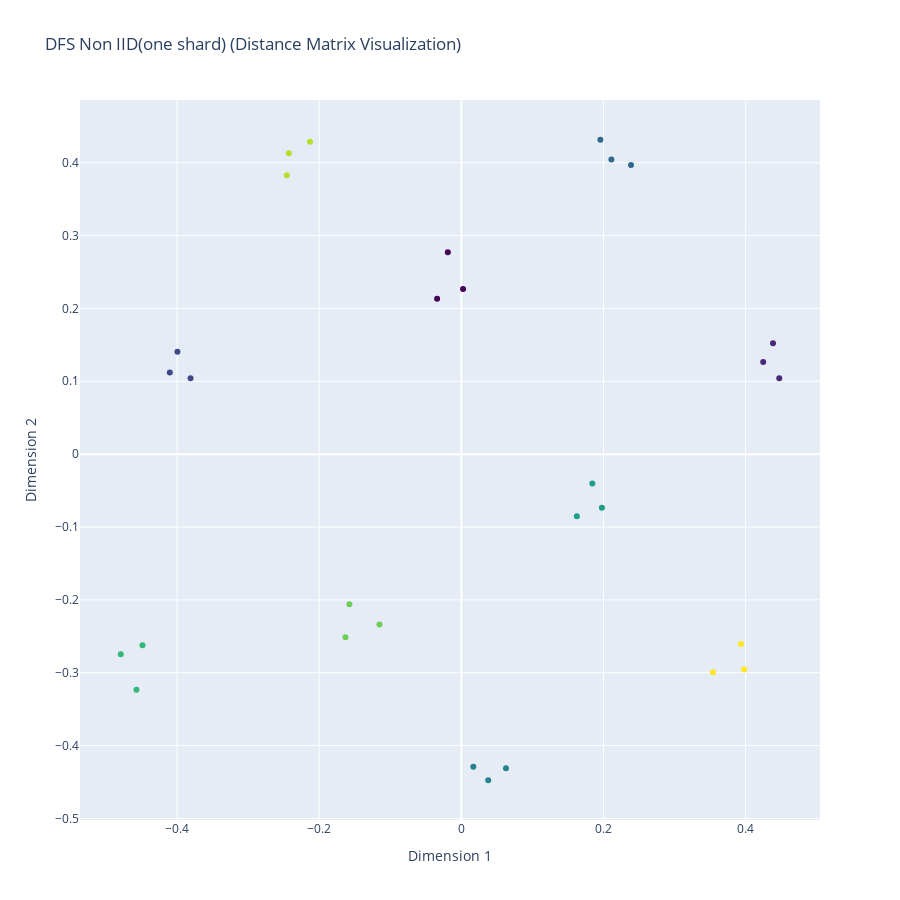
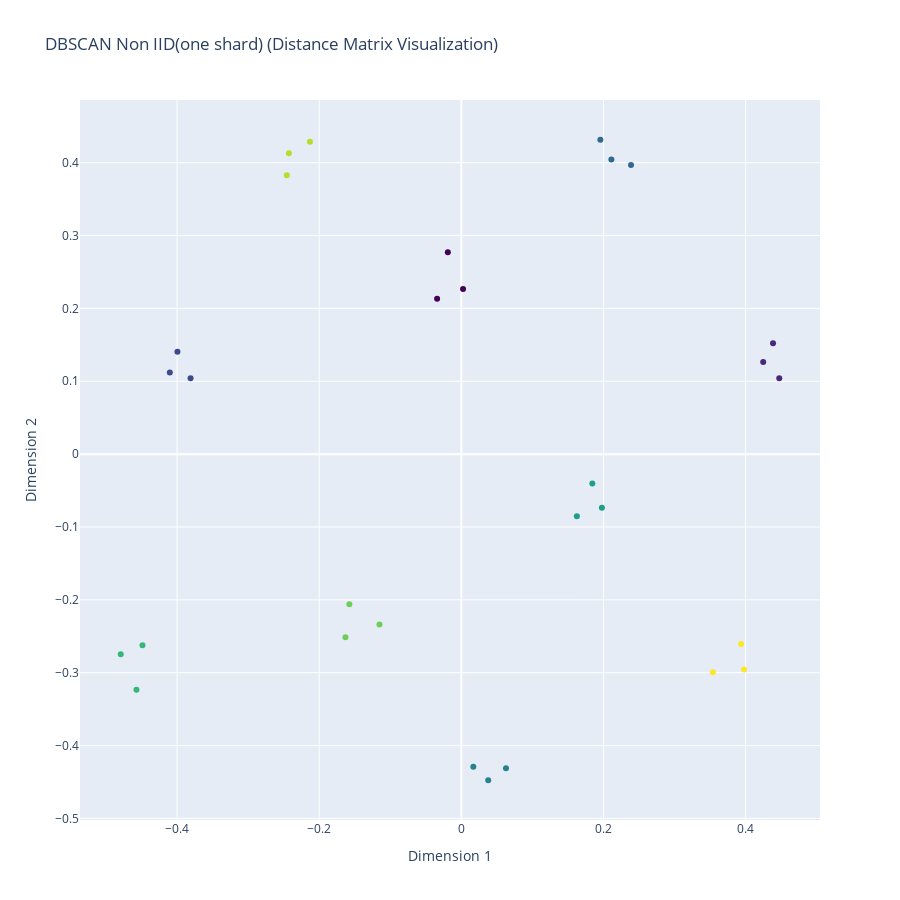

Notebook source saved alongside these figures, in order:
### Code cell
# num_vectors = len(local_weights)
# label_noise = np.full(num_vectors, -1)
# dist_matrix = np.zeros((num_vectors, num_vectors))
# for i in range(num_vectors):
#     for j in range(i + 1, num_vectors):
#         total_dist = 0
#         for (k,i_v),j_v in zip(local_weights[i].items(),local_weights[j].values()):
#             lw = 0.8 if 'conv' in k else 0.2
#             ww = 0.4 if 'weight' in k else 0.1
#             total_dist += torch.norm(i_v - j_v)*ww*lw
#         dist_matrix[i, j] = total_dist.to('cpu').numpy()
#         dist_matrix[j, i] = dist_matrix[i, j]
clients_weights = local_weights
w_ls = []
ndata = sum(clients_ndata)
num_vectors = len(clients_weights)
dist_matrix = np.zeros((num_vectors, num_vectors))
for i, client_ndata in enumerate(clients_ndata):
    # if args.w == 1:
    #     w_flat = torch.cat([l.view(-1) for l in client_weights.values()]) * (client_ndata / ndata)
    # else:
    #     w_flat = torch.cat([l.view(-1) for l in client_weights.values()])
    # w_ls.append(w_flat)
    for j in range(i + 1, num_vectors):
        total_dist = 0
        for (k,i_v),j_v in zip(clients_weights[i].items(),clients_weights[j].values()):
        # for k,i_v,j_v in zip(client_weights[i].keys(),client_weights[i].values(),client_weights[j].values()):
            lw = 0.8 if 'conv' in k else 0.2
            ww = 0.8 if 'weight' in k else 0.2
            total_dist += torch.norm(i_v - j_v)*ww*lw
        dist_matrix[i, j] = total_dist.to('cpu').numpy()
        dist_matrix[j, i] = dist_matrix[i, j]
# X = torch.stack(w_ls).to('cpu')
dc = round(np.percentile(dist_matrix[np.triu_indices(num_vectors, k=1)],dc_per),4)
# print(f'dc: {dc}')
adj_matrix = np.zeros_like(dist_matrix)
for i in range(num_vectors):
    # 找到距離最近的10個點
    closest_indices = np.intersect1d(dist_matrix[i].argsort()[1:11],np.where(dist_matrix[i] <= dc)[0])
    # closest_indices = org_dist[i].argsort()[1:4]
    adj_matrix[i, closest_indices] = 1

visited = set()
clusters = []
for i in range(adj_matrix.shape[0]):
    if i not in visited:
        cluster = dfs(i, visited, adj_matrix)
        clusters.append(cluster)
# 篩選雜訊
valid_clusters = []
noise = []
for cluster in clusters:
    if len(cluster) >= 3:
        valid_clusters.append(cluster)
    else:
        noise.extend(cluster)
for cluster_idx, cluster in enumerate(valid_clusters):
    for p_idx in cluster:
        label_noise[p_idx] = cluster_idx
# valid_clusters = [cluster for cluster in clusters if len(cluster) >= 3]
# noise = [cluster for cluster in clusters if len(cluster) < 3]
# dbscan
min_samples = max(int(num_vectors/10),1)
dbscan = DBSCAN(eps=dc, min_samples=min_samples, metric='precomputed')
labels = dbscan.fit_predict(dist_matrix)
dbscan_cluster, dbscan_noise = label_to_set(labels)

label_to_user = user_label_reverse(user_label)
print(f'label to users:{label_to_user}\n')
print("Valid Clusters:", valid_clusters)
print("Noise:", noise)
plot_2d_noise(dist_matrix,label_noise,f'DFS {topic}')
print(f'DBSCAN Clusters: {dbscan_cluster}')
print(f'DBSCAN Noise: {dbscan_noise}')
plot_2d_noise(dist_matrix,labels,f'DBSCAN {topic}')
# if args.w == 1:
#     centers = torch.stack([X[labels == k].sum(dim=0) for k in range(max(labels))])
# else:
#     centers = torch.stack([X[labels == k].mean(dim=0) for k in range(max(labels))])

### Figure 1 — Plotly figure (JSON) as saved in the notebook; plotly's stock layout.template omitted (floating-point values rounded to 4 significant figures)
{"data": [{"marker": {"color": [0, 1, 2, 3, 4, 5, 1, 0, 2, 5, 6, 5, 7, 8, 7, 3, 2, 8, 4, 9, 7, 8, 6, 0, 9, 1, 9, 3, 6, 4], "colorscale": [[0, "#440154"], [0.1111, "#482878"], [0.2222, "#3e4989"], [0.3333, "#31688e"], [0.4444, "#26828e"], [0.5556, "#1f9e89"], [0.6667, "#35b779"], [0.7778, "#6ece58"], [0.8889, "#b5de2b"], [1, "#fde725"]], "showscale": false}, "mode": "markers", "name": "Clusters", "text": ["user:0<br>cluster:0", "user:1<br>cluster:1", "user:2<br>cluster:2", "user:3<br>cluster:3", "user:4<br>cluster:4", "user:5<br>cluster:5", "user:6<br>cluster:1", "user:7<br>cluster:0", "user:8<br>cluster:2", "user:9<br>cluster:5", "user:10<br>cluster:6", "user:11<br>cluster:5", "user:12<br>cluster:7", "user:13<br>cluster:8", "user:14<br>cluster:7", "user:15<br>cluster:3", "user:16<br>cluster:2", "user:17<br>cluster:8", "user:18<br>cluster:4", "user:19<br>cluster:9", "user:20<br>cluster:7", "user:21<br>cluster:8", "user:22<br>cluster:6", "user:23<br>cluster:0", "user:24<br>cluster:9", "user:25<br>cluster:1", "user:26<br>cluster:9", "user:27<br>cluster:3", "user:28<br>cluster:6", "user:29<br>cluster:4"], "textposition": "top center", "type": "scatter", "x": [-0.01902, 0.4473, -0.381, 0.1956, 0.01687, 0.1843, 0.4247, -0.03411, -0.4102, 0.1978, -0.4572, 0.1625, -0.1575, -0.2456, -0.1152, 0.2387, -0.3995, -0.213, 0.06279, 0.3978, -0.1631, -0.2427, -0.4487, 0.002398, 0.3541, 0.4386, 0.3936, 0.2111, -0.4793, 0.0378], "y": [0.2772, 0.1043, 0.1043, 0.4315, -0.4292, -0.04041, 0.1265, 0.2134, 0.1122, -0.07364, -0.3234, -0.08521, -0.2061, 0.3827, -0.2338, 0.3968, 0.1405, 0.4286, -0.4311, -0.2954, -0.2512, 0.4128, -0.2622, 0.2265, -0.2993, 0.1523, -0.2607, 0.4044, -0.2748, -0.4476]}, {"marker": {"color": "grey", "opacity": 0.5}, "mode": "markers", "name": "noise", "text": [], "textposition": "top center", "type": "scatter", "x": [], "y": []}], "layout": {"height": 900, "legend": {"x": 0.8, "y": 1.1}, "title": {"text": "DFS Non IID(one shard) (Distance Matrix Visualization)"}, "width": 900, "xaxis": {"title": {"text": "Dimension 1"}}, "yaxis": {"title": {"text": "Dimension 2"}}}}

### Figure 2 — Plotly figure (JSON) as saved in the notebook; plotly's stock layout.template omitted (floating-point values rounded to 4 significant figures)
{"data": [{"marker": {"color": [0, 1, 2, 3, 4, 5, 1, 0, 2, 5, 6, 5, 7, 8, 7, 3, 2, 8, 4, 9, 7, 8, 6, 0, 9, 1, 9, 3, 6, 4], "colorscale": [[0, "#440154"], [0.1111, "#482878"], [0.2222, "#3e4989"], [0.3333, "#31688e"], [0.4444, "#26828e"], [0.5556, "#1f9e89"], [0.6667, "#35b779"], [0.7778, "#6ece58"], [0.8889, "#b5de2b"], [1, "#fde725"]], "showscale": false}, "mode": "markers", "name": "Clusters", "text": ["user:0<br>cluster:0", "user:1<br>cluster:1", "user:2<br>cluster:2", "user:3<br>cluster:3", "user:4<br>cluster:4", "user:5<br>cluster:5", "user:6<br>cluster:1", "user:7<br>cluster:0", "user:8<br>cluster:2", "user:9<br>cluster:5", "user:10<br>cluster:6", "user:11<br>cluster:5", "user:12<br>cluster:7", "user:13<br>cluster:8", "user:14<br>cluster:7", "user:15<br>cluster:3", "user:16<br>cluster:2", "user:17<br>cluster:8", "user:18<br>cluster:4", "user:19<br>cluster:9", "user:20<br>cluster:7", "user:21<br>cluster:8", "user:22<br>cluster:6", "user:23<br>cluster:0", "user:24<br>cluster:9", "user:25<br>cluster:1", "user:26<br>cluster:9", "user:27<br>cluster:3", "user:28<br>cluster:6", "user:29<br>cluster:4"], "textposition": "top center", "type": "scatter", "x": [-0.01902, 0.4473, -0.381, 0.1956, 0.01687, 0.1843, 0.4247, -0.03411, -0.4102, 0.1978, -0.4572, 0.1625, -0.1575, -0.2456, -0.1152, 0.2387, -0.3995, -0.213, 0.06279, 0.3978, -0.1631, -0.2427, -0.4487, 0.002398, 0.3541, 0.4386, 0.3936, 0.2111, -0.4793, 0.0378], "y": [0.2772, 0.1043, 0.1043, 0.4315, -0.4292, -0.04041, 0.1265, 0.2134, 0.1122, -0.07364, -0.3234, -0.08521, -0.2061, 0.3827, -0.2338, 0.3968, 0.1405, 0.4286, -0.4311, -0.2954, -0.2512, 0.4128, -0.2622, 0.2265, -0.2993, 0.1523, -0.2607, 0.4044, -0.2748, -0.4476]}, {"marker": {"color": "grey", "opacity": 0.5}, "mode": "markers", "name": "noise", "text": [], "textposition": "top center", "type": "scatter", "x": [], "y": []}], "layout": {"height": 900, "legend": {"x": 0.8, "y": 1.1}, "title": {"text": "DBSCAN Non IID(one shard) (Distance Matrix Visualization)"}, "width": 900, "xaxis": {"title": {"text": "Dimension 1"}}, "yaxis": {"title": {"text": "Dimension 2"}}}}
